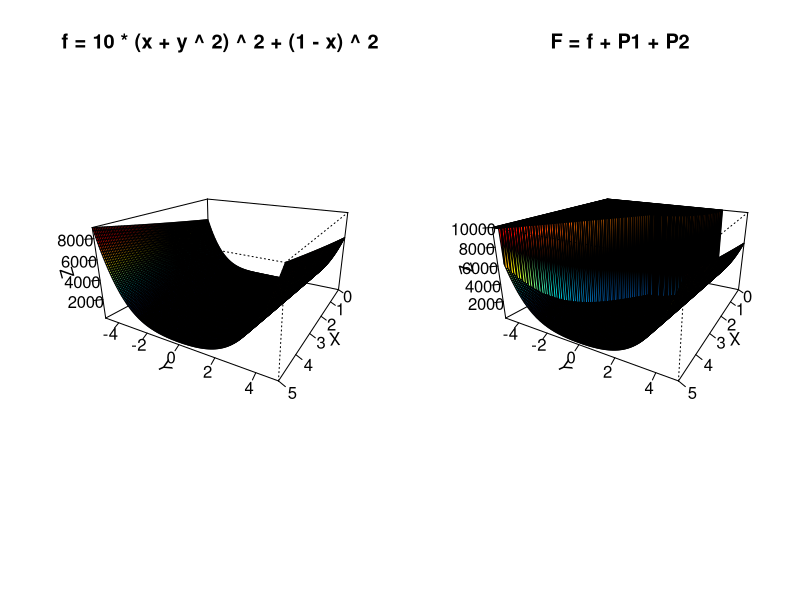
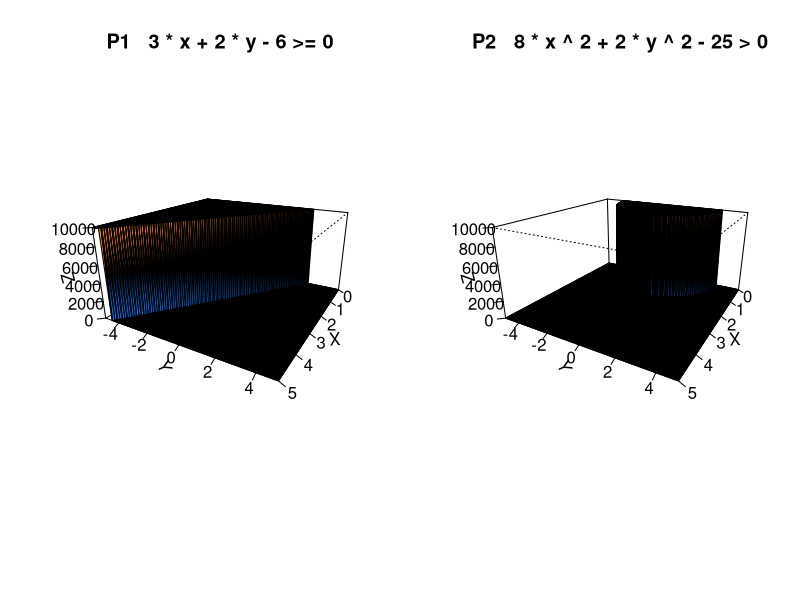
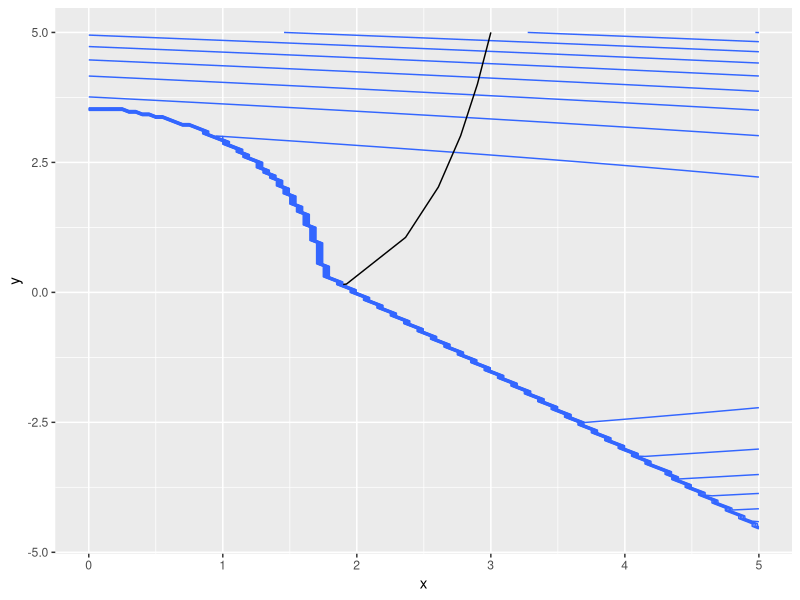

Write the R code that produced these figures, in order.
## ---- chunk 1
knitr::opts_chunk$set(echo = TRUE)
library(ggplot2)
## ---- chunk 2
# Параметры для графиков

r = 4
x = seq(0, 5, by = 0.05)
y = seq(-5, 5, by = 0.05)

# Функции для графиков

f = function(x, y) { 10 * (x + y ^ 2) ^ 2 + (1 - x) ^ 2 }

w1 = function(x, y) { 3 * x + 2 * y - 6 }

w2 = function(x, y) { 8 * x ^ 2 + 2 * y ^ 2 - 25 }

P1 = function(x, y) {
  p1 = w1(x, y)
  p1[w1(x, y) < 0] = 10 ^ r
  p1[w1(x, y) >= 0] = 0
  return(p1)
}

P2 = function(x, y) {
  p2 = w2(x, y)
  p2[w2(x, y) <= 0] = 10 ^ r
  p2[w2(x, y) > 0] = 0
  return(p2)
}

P = function(x, y) {
    p3 = P1(x, y) + P2(x, y)
    p3[p3 > 0] = 10 ^ r
    return(p3)
}

F = function(x, y) {
    func = f(x, y) + P(x, y)
    func[P(x, y) > 0] = 10 ^ r
    return(func)
}

# Графики

grd = expand.grid(x = x,y = y)
grd$z = with(grd, F(x, y))
gpl = ggplot() + geom_contour(data = grd, aes(x = x, y = y, z = z))

ff = outer(x, y, f)
PP1 = outer(x, y, P1)
PP2 = outer(x, y, P2)
PP = outer(x, y, P)
FF = outer(x, y, F)

jet.colors = colorRampPalette(c("#00007F", "blue", "#007FFF", "cyan", "#7FFF7F", "yellow", "#FF7F00", "red", "#7F0000"))
color = jet.colors(100)

nrz = nrow(ff)
ncz = ncol(ff)
zfacet = ff[-1, -1] + ff[-1, -ncz] + ff[-nrz, -1] + ff[-nrz, -ncz]
facetcol = cut(zfacet, 100)

nrz1 = nrow(PP1)
ncz1 = ncol(PP1)
zfacet1 = PP1[-1, -1] + PP1[-1, -ncz1] + PP1[-nrz1, -1] + PP1[-nrz1, -ncz1]
facetcol1 = cut(zfacet1, 100)

nrz2 = nrow(PP2)
ncz2 = ncol(PP2)
zfacet2 = PP2[-1, -1] + PP2[-1, -ncz2] + PP2[-nrz2, -1] + PP2[-nrz2, -ncz2]
facetcol2 = cut(zfacet2, 100)

nrz4 = nrow(FF)
ncz4 = ncol(FF)
zfacet3 = FF[-1, -1] + FF[-1, -ncz4] + FF[-nrz4, -1] + FF[-nrz4, -ncz4]
facetcol3 = cut(zfacet3, 100)

par(mfrow = c(1, 2))

persp(x, y, z = ff, phi = 20, theta = 120, expand = 0.5, ticktype = "detail", xlab = "X", ylab = "Y", zlab = "Z", main = "f = 10 * (x + y ^ 2) ^ 2 + (1 - x) ^ 2", col = color[facetcol])

persp(x, y, z = FF, phi = 20, theta = 120, expand = 0.5, ticktype = "detail", xlab = "X", ylab = "Y", zlab = "Z", main = "F = f + P1 + P2", col = color[facetcol3])

persp(x, y, z = PP1, phi = 20, theta = 120, expand = 0.5, ticktype = "detail", xlab = "X", ylab = "Y", zlab = "Z", main = "P1   3 * x + 2 * y - 6 >= 0", col = color[facetcol1])

persp(x, y, z = PP2, phi = 20, theta = 120, expand = 0.5, ticktype = "detail", xlab = "X", ylab = "Y", zlab = "Z", main = "P2   8 * x ^ 2 + 2 * y ^ 2 - 25 > 0", col = color[facetcol2])

# filled.contour(x, y, ff, col = rainbow(20), nlevels = 20)
# filled.contour(x, y, PP1, col = rainbow(20), nlevels = 20)
# filled.contour(x, y, PP2, col = rainbow(40), nlevels = 40)
# filled.contour(x, y, PP, col = rainbow(20), nlevels = 20)
# filled.contour(x, y, FF, col = rainbow(7), nlevels = 7)

## ---- chunk 3
# функции для градиентного спуска

# D(expression(10 * (x + y ^ 2) ^ 2 + (1 - x) ^ 2), "x")
# D(expression(10 * (x + y ^ 2) ^ 2 + (1 - x) ^ 2), "y")
# prx = 20 * (x + y^2)) - 2 * (1 - x)
# pry = 40 * y * (x + y^2)))

fun_gr_f = function(r) {                                      # градиент в точке для f
    return(c(20 * (r[1] + r[2] ^ 2) - 2 * (1 - r[1]), 40 * r[2] * (r[1] + r[2] ^ 2)))
}

fun_norm_gr = function(grad) {                                     # нормирование градиента
    glen = sqrt(grad[1] ^ 2 + grad[2] ^ 2)
    gnorm = grad / glen
    return(gnorm)
} 

fun_r_gr = function(step, r1, grad) {                              # точка по градиенту
    return(c(r1[1] - step * grad[1], r1[2] - step * grad[2]))
}

fun_r_st = function(step, r1, r2) {                              # точка по шагу
    deltar = c(r2[1] - r1[1], r2[2] - r1[2])
    return(c(r1[1] + step * deltar[1], r1[2] + step * deltar[2]))
}

fun_f_st = function(step, r1, r2) {                              # функция f(st)
    del_r = c(r2[1] - r1[1], r2[2] - r1[2])
    return(10 * ((r1[1] + step * del_r[1]) + (r1[2] + step * del_r[2]) ^ 2) ^ 2 + (1 - (r1[1] + step * del_r[1])) ^ 2)
}

fun_f_r = function(r) {                                       # значение функции f(r)
    return(10 * (r[1] + r[2] ^ 2) ^ 2 + (1 - r[1]) ^ 2)
}

fun_w1 = function(r) {                                       # 1 штрафная функция
    if ((3 * r[1] + 2 * r[2] - 6) >= 0) return(1)
    else return(0)
}

fun_w2 = function(r) {                                       # 2 штрафная функция
    if ((8 * r[1] ^ 2 + 2 * r[2] ^ 2 - 25) > 0) return(1)
    else return(0)
}

fun_gr_w1 = function() {                                     # градиент в точке для w1
    return(c(3, 2))
}

fun_gr_w2 = function(r) {                                     # градиент в точке для w2
    return(c(16 * r[1], 4 * r[2]))
}

fun_mod = function(grad) {
    mod = sqrt(grad[1] ^ 2 + grad[2] ^ 2)
    return(mod)
}

w1 = function(r) { 3 * r[1] + 2 * r[2] - 6 }

## ---- chunk 4

r0 = c(3, 5)                                            # начальное приближение
conesc = 0.001                                               # условие выхода
st2 = 1                                                   # шаг для выхода

## ---- chunk 5

r1 = r0                                                  # начальная точка
iter = 0                                                 # итерации
esc = 1
xvec = c()                                                  # векторы для графика
yvec = c()
result = "Минимум успешно найден."

while (TRUE) {
    if (esc < conesc) break
    if (iter > 1000) {
        result = "Минимум не найден. Плохое начальное приближение."
        break
    }
    iter = iter + 1
    xvec[iter] = r1[1]
    yvec[iter] = r1[2]
    grad = fun_norm_gr(fun_gr_f(r1))
    r2 = fun_r_gr(st2, r1, grad)
    while (TRUE) {
        if (fun_w1(r2) * fun_w2(r2)) break
        st2 = st2 * 0.9
        r2 = fun_r_gr(st2, r1, grad)
    }
    opt = optimize(fun_f_st, interval = c(0, 1), r1 = r1, r2 = r2, lower = 0.001)
    st1 = opt$minimum
    r1 = fun_r_st(st1, r1, r2)
    
    #esc = w1(r2) 
    
    f1 = fun_gr_f(r1)
    w1 = fun_gr_w1()
    # 
    cos = (f1[1] * w1[1] + f1[2] * w1[2]) / (fun_mod(f1) * fun_mod(w1))
    lam = (fun_mod(f1) * cos) / fun_mod(w1)
    esc = fun_mod(f1 - lam * w1)
}

## ---- chunk 6

result

## ---- chunk 7

iter

## ---- chunk 8

c(xvec[iter], yvec[iter])

## ---- chunk 9

fun_f_r(c(xvec[iter], yvec[iter]))

## ---- chunk 10

gpl + geom_path(aes(xvec, yvec))

